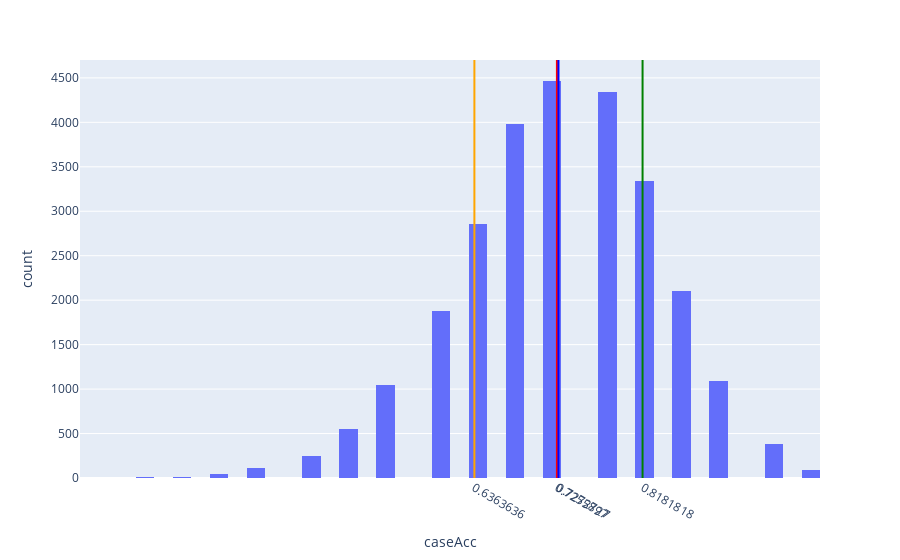

Notebook cell for this chart:
### Code cell
meanVal = evalDf["caseAcc"].mean()
medianVal = evalDf["caseAcc"].median()
firstQuarter = np.quantile(evalDf["caseAcc"].values, 0.25)
thirdQuarter = np.quantile(evalDf["caseAcc"].values, 0.75)

fig = px.histogram(evalDf, x="caseAcc")
fig.add_vline(x=meanVal, line_width=2, line_color="red")
fig.add_vline(x=medianVal, line_width=2, line_color="blue")
fig.add_vline(x=firstQuarter, line_width=2, line_color="orange")
fig.add_vline(x=thirdQuarter, line_width=2, line_color="green")

fig.update_layout(
    xaxis = dict(
        tickmode = 'array',
        tickvals = [meanVal, medianVal, firstQuarter, thirdQuarter],
    )
)
fig.show()

### Figure 1 — Plotly figure (JSON) as saved in the notebook; plotly's stock layout.template omitted (floating-point values rounded to 4 significant figures; data arrays with more than 128 entries replaced by an {"elided": "..."} marker saying what was removed)
{"data": [{"alignmentgroup": "True", "bingroup": "x", "hovertemplate": "caseAcc=%{x}<br>count=%{y}<extra></extra>", "legendgroup": "", "marker": {"color": "#636efa", "pattern": {"shape": ""}}, "name": "", "offsetgroup": "", "orientation": "v", "showlegend": false, "type": "histogram", "x": {"elided": "26548 float values"}, "xaxis": "x", "yaxis": "y"}], "layout": {"barmode": "relative", "legend": {"tracegroupgap": 0}, "margin": {"t": 60}, "shapes": [{"line": {"color": "red", "width": 2}, "type": "line", "x0": 0.7256, "x1": 0.7256, "xref": "x", "y0": 0, "y1": 1, "yref": "y domain"}, {"line": {"color": "blue", "width": 2}, "type": "line", "x0": 0.7273, "x1": 0.7273, "xref": "x", "y0": 0, "y1": 1, "yref": "y domain"}, {"line": {"color": "orange", "width": 2}, "type": "line", "x0": 0.6364, "x1": 0.6364, "xref": "x", "y0": 0, "y1": 1, "yref": "y domain"}, {"line": {"color": "green", "width": 2}, "type": "line", "x0": 0.8182, "x1": 0.8182, "xref": "x", "y0": 0, "y1": 1, "yref": "y domain"}], "xaxis": {"anchor": "y", "domain": [0, 1], "tickmode": "array", "tickvals": [0.7256, 0.7273, 0.6364, 0.8182], "title": {"text": "caseAcc"}}, "yaxis": {"anchor": "x", "domain": [0, 1], "title": {"text": "count"}}}}
